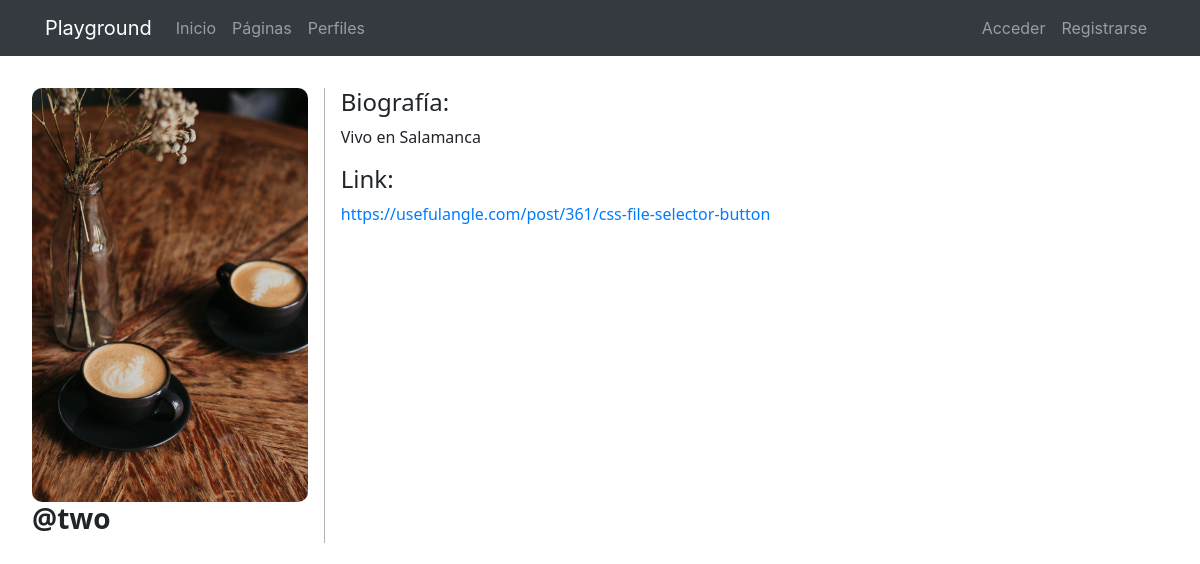
Screenshot of /profiles/two/ with the database file from the repository.
### registration/models.py (models this page shows, shortened)
class Profile(models.Model):
    user = models.OneToOneField(User,on_delete=models.CASCADE) # type: ignore
    avatar = models.ImageField("Avatar", upload_to=avatar_upload_to, null=True, blank=True)
    bio = models.TextField("Biografía", null=True,blank=True)
    link = models.URLField("Portfolio", max_length=254, null=True, blank=True)

### profiles/views.py (the view)
# urls.py: path("<slug:username>/", ProfileDetailView.as_view(), name="detail"),
class ProfileDetailView(DetailView):
    model = Profile
    template_name = "profiles/profile_detail.html"
    slug_url_kwarg = "username"
    slug_field = "user__username"

### profiles/templates/profiles/profile_detail.html (shortened to what this page needs)
{% extends 'core/base.html' %}
{% load static %}
{% block content %}
<link rel="stylesheet" href="{% static 'profiles/css/styles.css' %}">
<main>
  <section class="profile">
    <aside>
      {% if profile.avatar %}
      <img src="{{ profile.avatar.url }}" alt="{{ profile.user.username }} avatar image.">
      {% else  %}
      <img src="{% static 'registration/img/no-avatar.jpg' %}" alt="The user has no avatar.">
      {% endif %}
      <h3 class="profile-username">@{{ profile.user.username }}</h3>
    </aside>
    <article class="user-info">
      <h4>Biografía:</h4>
      <p class="bio">{{ profile.bio|linebreaksbr }}</p>
      <h4>Link:</h4>
      <a href="">
        <p class="bio">{{ profile.link }}</p>
      </a>
    </article>
  </section>
</main>
{% endblock content %}

### core/static/core/css/main.css (style rules this page uses)
main { padding-top: 20px; }
:root { --jumbotron-padding-y: 3rem; }

### profiles/static/profiles/css/styles.css (style rules this page uses)
img { max-width: 100%; height: auto; display: block; font-style: italic; }
main { width: 100%; padding: 2rem; display: flex; flex-direction: column; align-items: center; font-family: system-ui, -apple-system, BlinkMacSystemFont, "Segoe UI", Roboto, Oxygen, Ubuntu, Cantarell, "Open Sans", "Helvetica Neue", sans-serif; }
section { max-width: 1200px; }
section.profile { display: grid; grid-template-columns: 1fr 1px 3fr; -moz-column-gap: 1rem; column-gap: 1rem; }
section.profile aside img { border-radius: 10px; transition: 0.2s ease-in-out; }
section.profile aside h3 { font-weight: bold; }

### rows the page displays
Profile: avatar (picture), user.username "two", bio "Vivo en Salamanca", link "https://usefulangle.com/post/361/css-file-selector-button"
